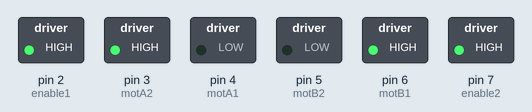
Recording of a sketch running on a simulated Arduino Uno, built with avr-gcc and run on an emulated ATmega328P. On the bench: switched loads named in the sketch (green lamp = pin HIGH).

Above: at 1.0 s.
At 3.0 s:
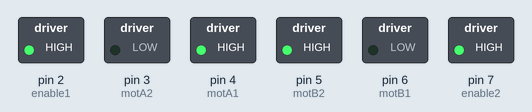
At 5.0 s:
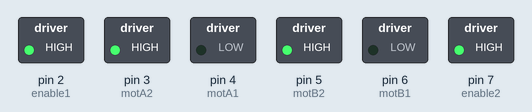
At 7.0 s:
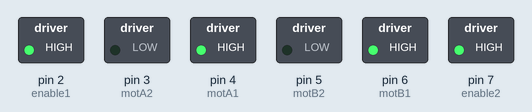
At 9.0 s:
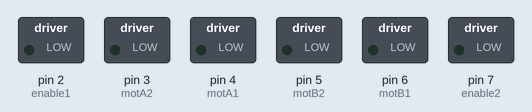
Timing chart, 0 to 13.0 s (numbered marks = the images above):
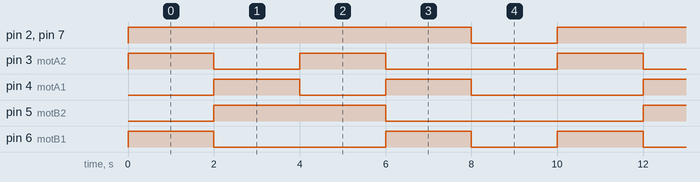

The sketch:

P8A3-Locomocion.ino
```cpp
# define motA1 4 // Pin de control del motor A
# define motA2 3 // Pin de control del motor A
# define motB1 6 // Pin de control del motor b
# define motB2 5 // Pin de control del motor b
# define enable1 2 // Enable motor 1
# define enable2 7 // Enable motor 2


void setup() {
// put your setup code here, to run once:
// Definimos la comunicaciòn serial e inicializamos todos nuestros puertos como salidas
Serial.begin(9600);
pinMode(motA1, OUTPUT);
pinMode(motA2, OUTPUT);
pinMode(motB1, OUTPUT);
pinMode(motB2, OUTPUT);
pinMode(enable1, OUTPUT);
pinMode(enable2, OUTPUT);
}

void loop() {
  // Hacemos uso de la funciòn DriveRobor en repetidas ocasiones
  driveRobot(1,1); // Movimiento hacia delante
  delay(2000);
  driveRobot(-1,-1); // Movimiento hacia atràs
  delay(2000);
  driveRobot(1,-1); // Movimiento a la izquierda
  delay(2000);
  driveRobot(-1,1); // Movimiento a la derecha
  delay(2000);
  driveRobot(0,0); // Se queda quieto
  delay(2000);

}

// Mètodo que genera los movimientos por rueda
void driveRobot(float LSignal,float RSignal) {

// Si la señal de la rueda izquierda es menor a 0, entonces esta gira hacia atràs.
if(LSignal < 0) {
digitalWrite(motA1,HIGH);
digitalWrite(motA2,LOW);
digitalWrite(enable1, 10);
}

// Si la señal de la rueda izquierda es mayor a cero, entonces girarà hacia adelante.
if(LSignal > 0) {
digitalWrite(motA1,LOW);
digitalWrite(motA2,HIGH);
digitalWrite(enable1, 10);
}

// Si la señal es igual a 0, entonces se queda sin movimiento la rueda
if(LSignal == 0) {
digitalWrite(motA1,LOW);
digitalWrite(motA2,LOW);
digitalWrite(enable1, 0);
}

// Si la señal de la rueda derecha es menor a cero, entonces girarà hacia atràs.
if(RSignal < 0) {
digitalWrite(motB1,LOW);
digitalWrite(motB2, HIGH);
digitalWrite(enable2, 10);
}

// Si la señal de la rueda derecha es mayor a cero, entonces girarà hacia adelante.
if( RSignal > 0) {
digitalWrite(motB1,HIGH);
digitalWrite(motB2,LOW);
digitalWrite(enable2, 10);
}

// Si la señal de la rueda derecha es igual a cero, entonces no se moverà esta rueda.
if(RSignal == 0) {
digitalWrite(motB1,LOW);
digitalWrite(motB2,LOW);
digitalWrite(enable2, 0);
}


}
```

Measured:
- by itself, pin 2 (enable1), pin 7 (enable2): alternates HIGH for 8.0 s and LOW for 2.0 s
- by itself, pin 3 (motA2), pin 4 (motA1): repeats every 10.0 s: LOW 2.0 s, HIGH 2.0 s, LOW 4.0 s, HIGH 2.0 s
- by itself, pin 5 (motB2): alternates HIGH for 4.0 s and LOW for 6.0 s
- by itself, pin 6 (motB1): repeats every 10.0 s: LOW 4.0 s, HIGH 2.0 s, LOW 2.0 s, HIGH 2.0 s
